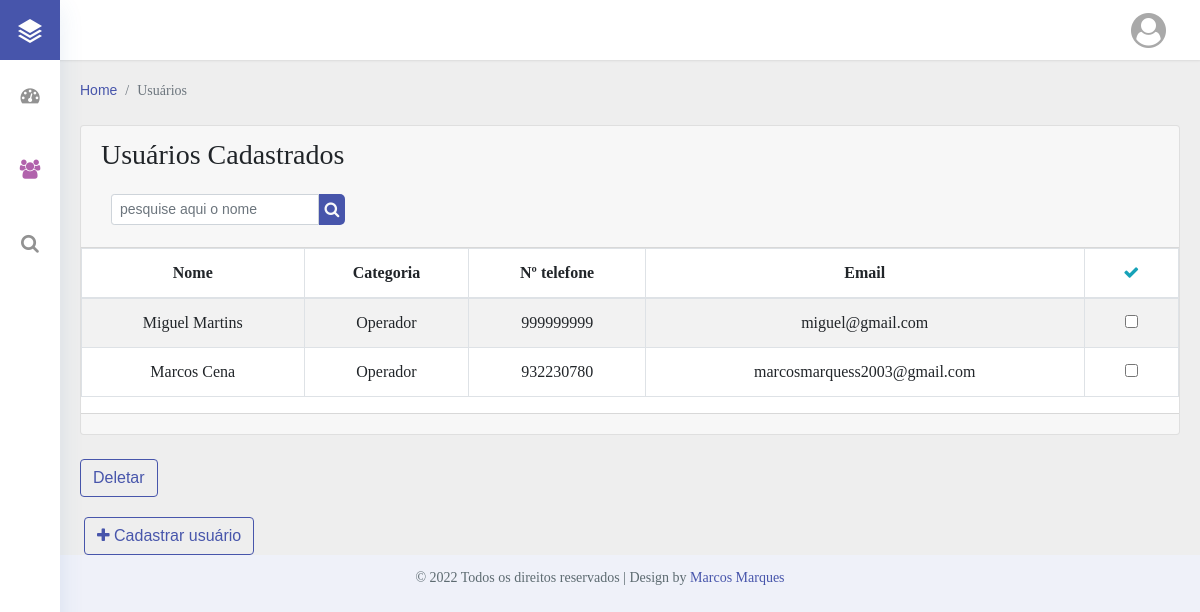
Screenshot of /Carwash/users.php with the database file from the repository.
### tables this page shows
CREATE TABLE `usuarios` (
  `Id` int(11) NOT NULL AUTO_INCREMENT,
  `Nome` varchar(100) NOT NULL,
  `Categoria` enum('u_n','adm') NOT NULL,
  `N_tel` int(9) NOT NULL,
  `Email` varchar(100) NOT NULL,
  `PalavraPasse` varchar(100) NOT NULL,
  PRIMARY KEY (`Id`)
);

### Carwash/users.php (the view, shortened to what this page needs)
<?php
  $catego = "";
?>
<!DOCTYPE html>
<html lang="pt-pt">
<head>
  <link rel="stylesheet" href="assets/css/style-starter.css">
</head>
<body class="sidebar-menu-collapsed">
<section>
  <div class="sidebar-menu sticky-sidebar-menu">
    <div class="logo-icon text-center">
      <a href="index.php" title="logo"><img src="assets/images/logo.png" alt="logo-icon"> </a>
    </div>
    <div class="sidebar-menu-inner">
      <ul class="nav nav-pills nav-stacked custom-nav">
        <li><a href="index.php"><i class="fa fa-tachometer" title="Dashboard"></a></i>
        <?php
          if(!($catego == "u_n")){
        ?>
        <li class="active"><a href="users.php"><i class="fa fa-users" title="Usuários"></i></a></li>
        <?php
          }else{
          }
        ?>
        <li><a href="search.php"><i class="fa fa-search" title="Consultas" class="id"></i></a></li>
      </ul>
    </div>
  </div>
  <div class="header sticky-header">
    <div class="menu-right">
      <div class="navbar user-panel-top">
           <div class="profile_details">
            <ul>
              <li class="dropdown profile_details_drop">
                <a href="#" class="dropdown-toggle" data-toggle="dropdown" id="dropdownMenu3" aria-haspopup="true"
                  aria-expanded="false">
                  <div class="profile_img">
                    <i class="fa fa-user-circle" id="user"></i>
                  </div>
                </a>
              </li>
            </ul>
          </div>
        </div>
      </div>
    </div>
<div class="main-content">
    <div class="container-fluid content-top-gap">
        <nav aria-label="breadcrumb" class="mb-4">
            <ol class="breadcrumb my-breadcrumb">
                <li class="breadcrumb-item"><a href="index.php">Home</a></li>
                <li class="breadcrumb-item active" aria-current="page">Usuários</li>
            </ol>
        </nav>
        <section class="content">
        <div class="row">
            <div class="col-md-12">
              <div class="card card-primary card-outline">
                <div class="card-header">
                  <h3 class="card-title">Usuários Cadastrados</h3>
                  <form action="select_users.php" method="post">
                  <div class="card-tools">
                    <div class="input-group input-group-sm">
                      <input type="text" class="form-control" placeholder="pesquise aqui o nome" name="text-search">
                         <button class="fa fa-search text-light border-0 bg-primary" style="border-radius:0px 5px 5px 0px;" name="btn-search"></button>
                    </div>
                  </div>
                </div>
                <div class="card-body p-0">
                  <div class="table-responsive mailbox-messages">
                    <table class="table table-hover table-striped table-bordered text-center">
                      <thead class="thead-default">
                        <tr>
                          <th class="">Nome</th>
                          <th class="">Categoria</th>
                          <th class="">Nº telefone</th>
                          <th class="">Email</th>
                          <th class=""><button class="fa fa-check border-0 bg-transparent text-info" id="btn-check"></button></th>
                        </tr>
                      </thead>
                      <tbody>
                        <tr>
                          <?php
                            $catego = "u_n";
                          ?>
                          <form action="delete_data_users.php?categoria=<?= $catego?>" method="post">
                          <?php
                              include '../conect.php';
                              $sql = "SELECT * FROM usuarios WHERE Categoria = 'u_n' order by Id DESC";
                              $query = $Conn->query($sql);
                              while ($linhas = $query->fetch_assoc()) {
                                 echo "<td>".$linhas['Nome']."</td>";
                                 $id = $linhas['Id'];
                                 if ($linhas['Categoria'] == "u_n") {
                                   echo "<td>Operador</td>";
                                 }else{}
                                 echo "<td>".$linhas['N_tel']."</td>";
                                 echo "<td>".$linhas['Email']."</td>";
                                 echo "<td><input type='checkbox' name='checkbox[]' class='check' value='$id' id='checkbox[]'></td></tr>";
                              }
                          ?>
                      </tbody>
                    </table>
                  </div>
                </div>
                <div class="card-footer p-0">
                </div>
              </div>
            </div>
          </div>
    </section>
    <br>
      <input type="submit" class="btn btn-outline-primary mr-3" value="Deletar" name="deletar">
  </div>
    <div class="container-fluid ml-4 p-0" style="padding: 0;">
      <a href="" data-toggle="modal" data-target="#Modalcadastro" class="btn btn-outline-primary"><span class="fa fa-plus"></span> Cadastrar usuário</a>
    </div>
</div>
</section>
<footer class="dashboard">
  <p>&copy 2022 Todos os direitos reservados | Design by <span class="text-primary">Marcos Marques</span></p>
</footer>
</body>
</html>

### Carwash/users.php (style rules this page uses)
* { font-family: 'Poppins'; }

### rows the page displays
usuarios: Nome "Miguel Martins", Categoria "Operador", N_tel "999999999", Email "miguel@gmail.com"
usuarios: Nome "Marcos Cena", Categoria "Operador", N_tel "932230780", Email "marcosmarquess2003@gmail.com"
